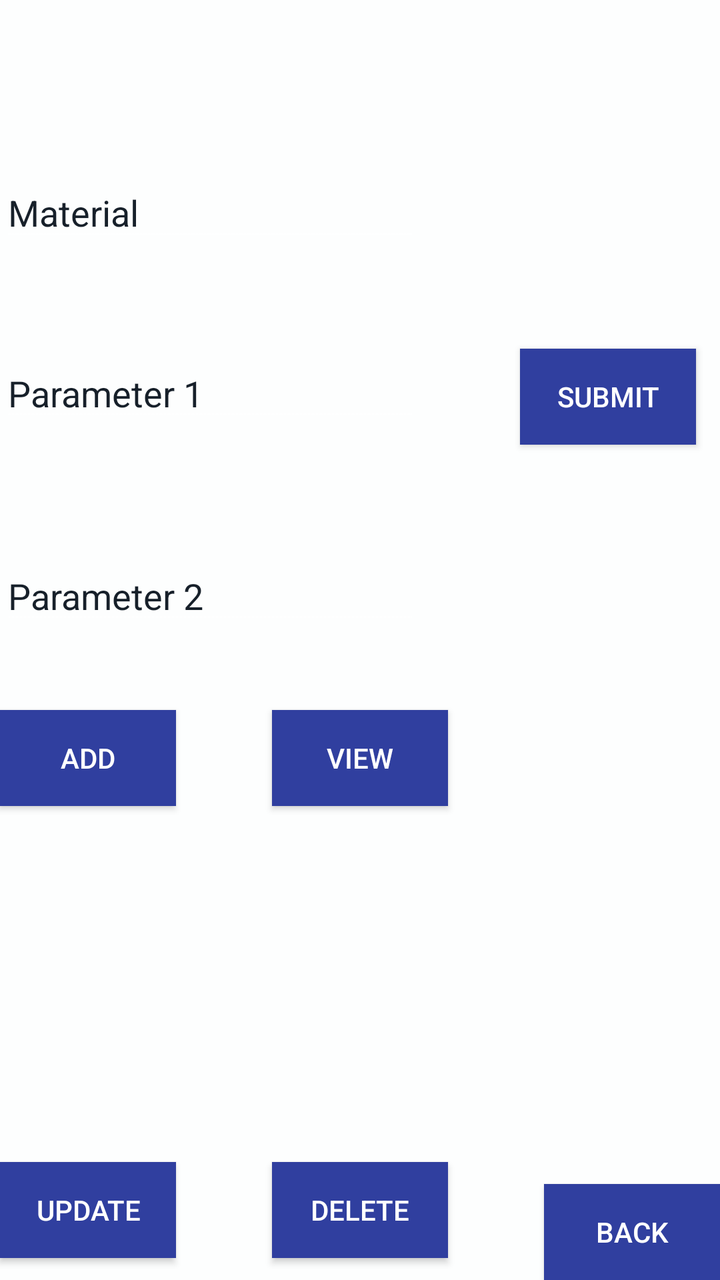
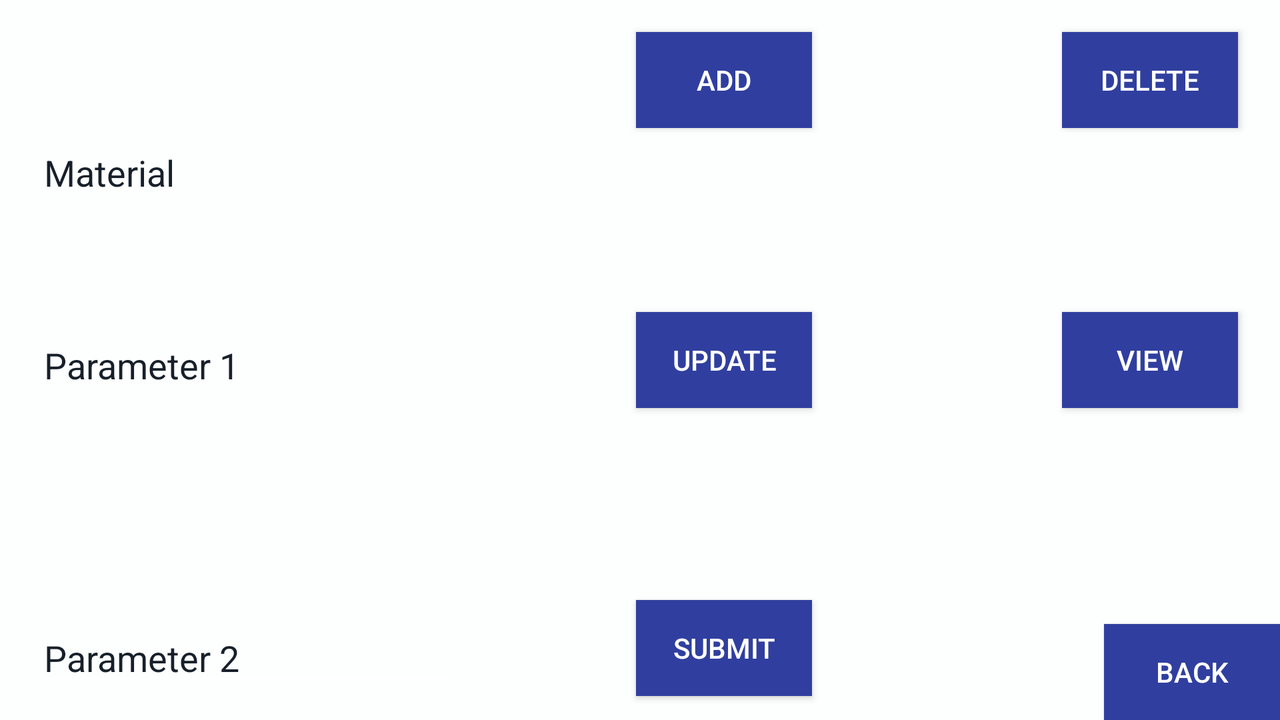

One screen, two layout resources from the same app: the default and the repository's alternative for another configuration. Each is rendered where Android would select it; the XML of both is given below.
<!-- AndroidManifest.xml: application theme AppTheme -->
<!-- res/layout/activity_edit.xml -->
<?xml version="1.0" encoding="utf-8"?>
<RelativeLayout
    xmlns:android="http://schemas.android.com/apk/res/android"
    xmlns:app="http://schemas.android.com/apk/res-auto"
    xmlns:tools="http://schemas.android.com/tools"
    android:layout_height="match_parent"
    android:background="@color/white"
    android:layout_width="match_parent"
    tools:layout_editor_absoluteY="81dp"
    tools:layout_editor_absoluteX="0dp">

    <Spinner
        android:id="@+id/spinner3"
        android:layout_width="250dp"
        android:layout_height="wrap_content"
        android:background="@color/colorPrimaryDark"
        android:entries="@color/black"
        android:popupBackground="@color/colorPrimaryDark"
        app:layout_constraintRight_toRightOf="parent"
        app:layout_constraintLeft_toLeftOf="parent"
        app:layout_constraintTop_toTopOf="parent"
        app:layout_constraintBottom_toBottomOf="parent"
        app:layout_constraintHorizontal_bias="0.0"
        app:layout_constraintVertical_bias="0.073"
        android:layout_marginTop="38dp"
        android:layout_alignParentTop="true"
        android:layout_alignParentLeft="true"
        android:layout_alignParentStart="true" />

    <EditText
        android:id="@+id/editText5"
        android:layout_width="wrap_content"
        android:layout_height="wrap_content"
        android:layout_alignParentLeft="true"
        android:layout_alignParentStart="true"
        android:layout_below="@+id/spinner3"
        android:layout_marginTop="46dp"
        android:ems="10"
        android:textColor="@color/black"
        android:textColorHint="@color/black"
        android:inputType="textPersonName"
        android:hint="Material" />

    <EditText
        android:id="@+id/editText6"
        android:layout_width="wrap_content"
        android:layout_height="wrap_content"
        android:layout_alignParentLeft="true"
        android:layout_alignParentStart="true"
        android:layout_below="@+id/editText5"
        android:layout_marginTop="49dp"
        android:ems="10"
        android:textColor="@color/black"
        android:textColorHint="@color/black"
        android:inputType="textPersonName"
        android:hint="Parameter 1" />

    <EditText
        android:id="@+id/editText7"
        android:layout_width="wrap_content"
        android:layout_height="wrap_content"
        android:layout_alignParentLeft="true"
        android:layout_alignParentStart="true"
        android:layout_below="@+id/editText6"
        android:layout_marginTop="60dp"
        android:ems="10"
        android:textColor="@color/black"
        android:textColorHint="@color/black"
        android:inputType="textPersonName"
        android:hint="Parameter 2" />

    <Button
        android:id="@+id/button4"
        android:layout_width="wrap_content"
        android:layout_height="wrap_content"
        android:layout_alignParentLeft="true"
        android:layout_alignParentStart="true"
        android:layout_below="@+id/editText7"
        android:background="@color/colorPrimaryDark"
        android:layout_marginTop="38dp"
        android:text="Add" />

    <Button
        android:id="@+id/button10"
        android:layout_width="wrap_content"
        android:layout_height="wrap_content"
        android:layout_alignParentBottom="true"
        android:layout_alignParentLeft="true"
        android:layout_alignParentStart="true"
        android:layout_marginBottom="11dp"
        android:background="@color/colorPrimaryDark"
        android:text="Update" />

    <Button
        android:id="@+id/button13"
        android:layout_width="wrap_content"
        android:layout_height="wrap_content"
        android:layout_alignTop="@+id/button4"
        android:layout_centerHorizontal="true"
        android:background="@color/colorPrimaryDark"
        android:text="View" />

    <Button
        android:id="@+id/button11"
        android:layout_width="wrap_content"
        android:layout_height="wrap_content"
        android:layout_alignLeft="@+id/button13"
        android:layout_alignStart="@+id/button13"
        android:layout_alignTop="@+id/button10"
        android:background="@color/colorPrimaryDark"
        android:text="Delete" />

    <Button
        android:id="@+id/button12"
        android:layout_width="wrap_content"
        android:layout_height="wrap_content"
        android:layout_alignParentEnd="true"
        android:layout_alignParentRight="true"
        android:layout_alignTop="@+id/editText6"
        android:layout_marginEnd="12dp"
        android:layout_marginRight="12dp"
        android:background="@color/colorPrimaryDark"
        android:text="Submit" />

    <Button
        android:id="@+id/button14"
        android:layout_width="wrap_content"
        android:layout_height="wrap_content"
        android:layout_alignParentBottom="true"
        android:layout_alignParentEnd="true"
        android:layout_alignParentRight="true"
        android:background="@color/colorPrimaryDark"
        android:text="Back" />

</RelativeLayout>
<!-- resources referenced by this layout -->
<resources>
  <color name="black">#17202a</color>
  <color name="colorPrimaryDark">#303F9F</color>
  <color name="white">#fdfefe</color>
  <style name="AppTheme" parent="Theme.AppCompat">
          
          <item name="colorPrimary">@color/colorPrimary</item>
          <item name="colorPrimaryDark">@color/colorPrimaryDark</item>
          <item name="colorAccent">@color/colorAccent</item>
      </style>
  <color name="colorPrimary">#3F51B5</color>
  <color name="colorAccent">#FF4081</color>
</resources>
<!-- res/layout-land/activity_edit.xml (the repository's variant of the layout above) -->
<!-- drawn on the phone turned sideways -->
<?xml version="1.0" encoding="utf-8"?>
<RelativeLayout
    xmlns:android="http://schemas.android.com/apk/res/android"
    xmlns:app="http://schemas.android.com/apk/res-auto"
    xmlns:tools="http://schemas.android.com/tools"
    android:layout_height="match_parent"
    android:background="@color/white"
    android:layout_width="match_parent">

    <Spinner
        android:id="@+id/spinner3"
        android:layout_width="250dp"
        android:layout_height="wrap_content"
        android:layout_alignParentLeft="true"
        android:layout_alignParentStart="true"
        android:layout_alignTop="@+id/button13"
        android:layout_marginBottom="8dp"
        android:layout_marginLeft="8dp"
        android:layout_marginRight="8dp"
        android:layout_marginStart="18dp"
        android:layout_marginTop="8dp"
        android:background="@color/colorPrimaryDark"
        android:entries="@color/black"
        android:popupBackground="@color/colorPrimaryDark"
        app:layout_constraintBottom_toTopOf="@+id/editText5"
        app:layout_constraintHorizontal_bias="0.073"
        app:layout_constraintLeft_toLeftOf="parent"
        app:layout_constraintRight_toRightOf="parent"
        app:layout_constraintTop_toTopOf="parent"
        app:layout_constraintVertical_bias="0.375" />

    <EditText
        android:id="@+id/editText5"
        android:layout_width="wrap_content"
        android:layout_height="wrap_content"
        android:layout_alignLeft="@+id/spinner3"
        android:layout_alignStart="@+id/spinner3"
        android:layout_below="@+id/spinner3"
        android:layout_marginTop="48dp"
        android:ems="10"
        android:inputType="textPersonName"
        android:hint="Material"
        android:textColor="@color/black"
        android:textColorHint="@color/black"/>

    <EditText
        android:id="@+id/editText6"
        android:layout_width="wrap_content"
        android:layout_height="wrap_content"
        android:layout_alignLeft="@+id/editText5"
        android:layout_alignStart="@+id/editText5"
        android:layout_below="@+id/editText5"
        android:layout_marginTop="55dp"
        android:ems="10"
        android:textColor="@color/black"
        android:textColorHint="@color/black"
        android:inputType="textPersonName"
        android:hint="Parameter 1" />

    <EditText
        android:id="@+id/editText7"
        android:layout_width="wrap_content"
        android:layout_height="wrap_content"
        android:layout_alignEnd="@+id/editText6"
        android:layout_alignParentBottom="true"
        android:layout_alignRight="@+id/editText6"
        android:layout_marginBottom="12dp"
        android:ems="10"
        android:inputType="textPersonName"
        android:textColorHint="@color/black"
        android:hint="Parameter 2"
        android:textColor="@color/black" />

    <Button
        android:id="@+id/button14"
        android:layout_width="wrap_content"
        android:layout_height="wrap_content"
        android:layout_alignParentBottom="true"
        android:layout_alignParentEnd="true"
        android:background="@color/colorPrimaryDark"
        android:layout_alignParentRight="true"
        android:text="Back" />

    <Button
        android:id="@+id/button4"
        android:layout_width="wrap_content"
        android:layout_height="wrap_content"
        android:layout_below="@+id/spinner3"
        android:layout_marginLeft="50dp"
        android:layout_marginStart="50dp"
        android:layout_toEndOf="@+id/spinner3"
        android:layout_toRightOf="@+id/spinner3"
        android:background="@color/colorPrimaryDark"
        android:text="Add" />

    <Button
        android:id="@+id/button10"
        android:layout_width="wrap_content"
        android:layout_height="wrap_content"
        android:background="@color/colorPrimaryDark"
        android:text="Update"
        android:layout_centerVertical="true"
        android:layout_alignLeft="@+id/button4"
        android:layout_alignStart="@+id/button4" />

    <Button
        android:id="@+id/button11"
        android:layout_width="wrap_content"
        android:layout_height="wrap_content"
        android:layout_alignParentEnd="true"
        android:layout_alignParentRight="true"
        android:layout_alignTop="@+id/button4"
        android:layout_marginEnd="21dp"
        android:layout_marginRight="21dp"
        android:background="@color/colorPrimaryDark"
        android:text="Delete" />

    <Button
        android:id="@+id/button12"
        android:layout_width="wrap_content"
        android:layout_height="wrap_content"
        android:background="@color/colorPrimaryDark"
        android:text="Submit"
        android:layout_alignBottom="@+id/editText7"
        android:layout_alignLeft="@+id/button10"
        android:layout_alignStart="@+id/button10" />

    <Button
        android:id="@+id/button17"
        android:layout_width="wrap_content"
        android:layout_height="wrap_content"
        android:text="View"
        android:background="@color/colorPrimaryDark"
        android:layout_toRightOf="@+id/button10"
        android:layout_below="@+id/button11"
        android:layout_alignBaseline="@+id/button10"
        android:layout_alignBottom="@+id/button10"
        android:layout_alignLeft="@+id/button11"
        android:layout_alignStart="@+id/button11" />

</RelativeLayout>
